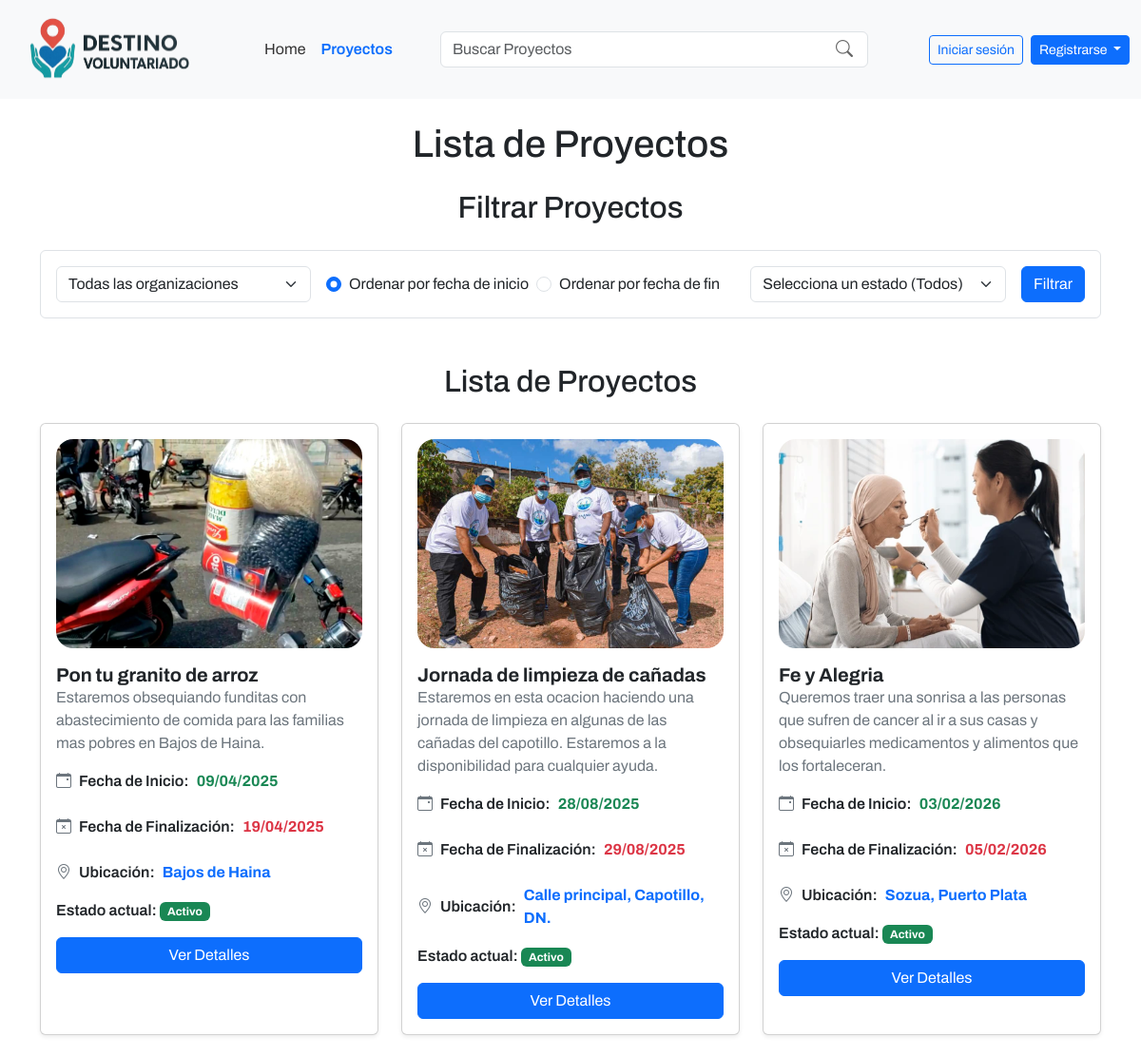
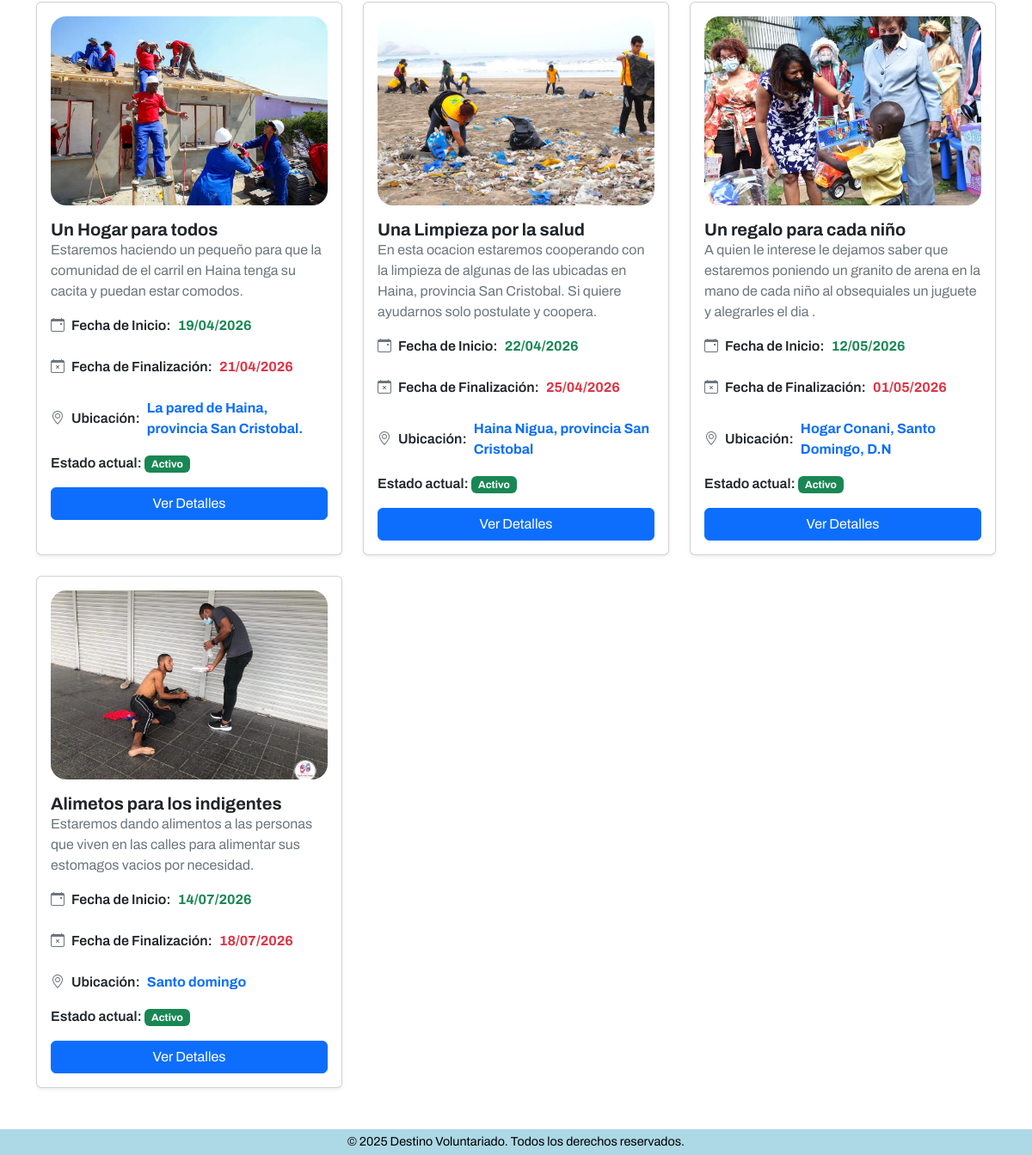
The app's page /proyectos/listar/ with its own data (2 pictures, top to bottom).
### apps/proyectos/models.py (models this page shows, shortened)
class Proyecto(models.Model):
    ESTADOS = [
        ('activo', 'Activo'),
        ('cerrado', 'Cerrado'),
        ('evaluacion', 'En Evaluación'),
        ('finalizado', 'Finalizado'),
        ('cancelado', 'Cancelado'),
        ('reactivado', 'Reactivado'),
    ]
    organizacion = models.ForeignKey(Organizacion, on_delete=models.CASCADE)
    title = models.CharField(max_length=255)
    description = models.TextField()
    location = models.CharField(max_length=255)
    image = models.ImageField(upload_to='proyectos/', blank=True, null=True)
    start_date = models.DateField()
    end_date = models.DateField()
    status = models.CharField(max_length=20, choices=ESTADOS, default='activo')

### apps/proyectos/views.py (the view)
# urls.py: path('listar/', listar_proyectos, name='listar_proyectos'),
def listar_proyectos(request):
    proyectos = Proyecto.objects.all()
    organizaciones = Organizacion.objects.filter(proyecto__isnull=False).distinct()
    user = request.user
    postulaciones = Postulacion.objects.all()
    organizacion_id = request.GET.get('organizacion')
    if organizacion_id and organizacion_id != 'todas':
        proyectos = proyectos.filter(organizacion_id=organizacion_id)
    estado = request.GET.get('estado')
    if estado:
        proyectos = proyectos.filter(status=estado)
    ordenar = request.GET.get('ordenar', 'fecha-inicio')
    if ordenar == 'fecha-inicio':
        proyectos = proyectos.order_by('start_date')
    elif ordenar == 'fecha-fin':
        proyectos = proyectos.order_by('end_date')
    return render(request, 'proyectos/listado_proyectos.html',
                  {
                      'proyectos': proyectos,
                      'user': user,
                      'postulaciones': postulaciones,
                      'organizaciones': organizaciones
                  })

### templates/proyectos/listado_proyectos.html (shortened to what this page needs)
{% extends '../components/base.html' %}
{% block template %}
    {% include '../components/navbar.html' %}
    <div class="content-wrapper">
    <div class="container my-4">
        <h1 class="text-center mb-4">Lista de Proyectos</h1>
        <h2 class="text-center mb-4">Filtrar Proyectos</h2>
        <form id="filtro-proyectos" class="mb-4 p-3 border rounded">
            <div class="d-flex flex-wrap align-items-center gap-3">
                <div class="flex-fill" style="min-width:220px;">
                    <select class="form-select" aria-label="Filtrar por organización" name="organizacion">
                        <option value="todas">Todas las organizaciones</option>
                    </select>
                </div>
                <div class="d-flex align-items-center" style="min-width:260px;">
                    <div class="form-check form-check-inline mb-0 me-2">
                        <input class="form-check-input" type="radio" name="ordenar" id="ordenar-fecha-inicio" value="fecha-inicio" {% if request.GET.ordenar == "fecha-inicio" or not request.GET.ordenar %}checked{% endif %}>
                        <label class="form-check-label" for="ordenar-fecha-inicio">Ordenar por fecha de inicio</label>
                    </div>
                    <div class="form-check form-check-inline mb-0">
                        <input class="form-check-input" type="radio" name="ordenar" id="ordenar-fecha-fin" value="fecha-fin" {% if request.GET.ordenar == "fecha-fin" %}checked{% endif %}>
                        <label class="form-check-label" for="ordenar-fecha-fin">Ordenar por fecha de fin</label>
                    </div>
                </div>
                <div class="flex-fill" style="min-width:220px;">
                    <select class="form-select" name="estado" aria-label="Filtrar por estado">
                        <option value="">Selecciona un estado (Todos)</option>
                    </select>
                </div>
                <div class="ms-auto">
                    <button type="submit" class="btn btn-primary">Filtrar</button>
                </div>
            </div>
        </form>
    </div>
    <h2 class="text-center mb-4">Lista de Proyectos</h2>
    <div class="container">
        <div class="row">
            <div class="container mb-5">
                <div class="row row-cols-1 row-cols-md-2 row-cols-lg-3 g-4" id="proyectos-grid">
                    {% include 'proyectos/listar_proyectos.html' %}
                </div>
            </div>
        </div>
    </div>
    </div>
{% include '../components/footer.html' %}
{% endblock %}

### templates/proyectos/listar_proyectos.html (shortened to what this page needs)
{% load dict_filters %}
{% if proyectos %}
        {% for proyecto in proyectos %}
        <div class="col">
        {% if forloop.last and proyectos.has_next %}
        <div class="card h-100 shadow-sm"
          hx-trigger="revealed"
          hx-get="{{ pagination_url }}?page={{ proyectos.number|add:1 }}"
          hx-target="#proyectos-grid"
        <div class="card h-100 shadow-lg border-0 p-2" style="border-radius: 20px;">
        {% else %}
        <div class="card h-100 shadow-sm">
        {% endif %}
          <div class="card-body">
            <div style="position:relative;">
              {% if proyecto.image %}
                <img src="{{ proyecto.image.url }}" alt="Imagen del proyecto" class="w-100 mb-3" style="height: 220px; object-fit: cover; border-radius: 18px;">
              {% else %}
                <img src="/static/images/ocean.jpg" alt="Imagen del proyecto" class="w-100 mb-3" style="height: 220px; object-fit: cover; border-radius: 18px;">
              {% endif %}
            </div>
            <div class="card-body p-0">
              <h4 class="fw-bold mb-0" style="font-size:1.25rem;">{{ proyecto.title }}</h4>
              <p class="text-secondary mb-3" style="font-size:1.0rem;">{{ proyecto.description }}</p>
              <div class="d-flex flex-wrap gap-4 mb-3">
                <div class="d-flex align-items-center gap-2">
                  <i class="bi bi-calendar-event text-secondary"></i>
                  <span class="fw-semibold">Fecha de Inicio:</span>
                  <span class="fw-bold text-success">{{ proyecto.start_date|date:"d/m/Y" }}</span>
                </div>
                <div class="d-flex align-items-center gap-2">
                  <i class="bi bi-calendar-x text-secondary"></i>
                  <span class="fw-semibold">Fecha de Finalización:</span>
                  <span class="fw-bold text-danger">{{ proyecto.end_date|date:"d/m/Y" }}</span>
                </div>
                <div class="d-flex align-items-center gap-2">
                  <i class="bi bi-geo-alt text-secondary"></i>
                  <span class="fw-semibold">Ubicación:</span>
                  <a href="#" class="fw-bold text-primary text-decoration-none">{{ proyecto.location }}</a>
                </div>
              </div>
              <div class="mb-3">
                <span class="fw-semibold">Estado actual:</span>
                {% if proyecto.status == 'activo' %}
                  <span class="badge bg-success">Activo</span>
                {% else %}
                  <span class="badge bg-secondary">Inactivo</span>
                {% endif %}
              </div>
              <div class="d-flex gap-2 mt-2">
                <a href="{% url 'detalle_proyecto' proyecto.id %}" class="btn btn-primary flex-fill">Ver Detalles</a>
              </div>
            </div>
          </div>
        </div>
      </div>
        {% endfor %}
{% else %}
<p>No hay proyectos disponibles.</p>
{% endif %}

### static/css/main.css (style rules this page uses)
html, body { font-family: 'Archivo', sans-serif; }

### templates/proyectos/listado_proyectos.html (style rules this page uses)
body { background: #ffffff; min-height: 100vh; display: flex; flex-direction: column; }
.content-wrapper { flex: 1; display: flex; flex-direction: column; }

### records on screen
Proyecto: image (picture), title "Pon tu granito de arroz", description "Estaremos obsequiando funditas con abastecimiento de comida para las familias mas pobres en Bajos de Haina.", start_date "09/04/2025", end_date "19/04/2025", location "Bajos de Haina", status "Activo"
Proyecto: image (picture), title "Jornada de limpieza de cañadas", description "Estaremos en esta ocacion haciendo una jornada de limpieza en algunas de las cañadas del capotillo. Estaremos a la disponibilidad para cualquier ayuda.", start_date "28/08/2025", end_date "29/08/2025", location "Calle principal, Capotillo, DN.", status "Activo"
Proyecto: image (picture), title "Fe y Alegria", description "Queremos traer una sonrisa a las personas que sufren de cancer al ir a sus casas y obsequiarles medicamentos y alimentos que los fortaleceran.", start_date "03/02/2026", end_date "05/02/2026", location "Sozua, Puerto Plata", status "Activo"
Proyecto: image (picture), title "Un Hogar para todos", description "Estaremos haciendo un pequeño para que la comunidad de el carril en Haina tenga su cacita y puedan estar comodos.", start_date "19/04/2026", end_date "21/04/2026", location "La pared de Haina, provincia San Cristobal.", status "Activo"
Proyecto: image (picture), title "Una Limpieza por la salud", description "En esta ocacion estaremos cooperando con la limpieza de algunas de las ubicadas en Haina, provincia San Cristobal. Si quiere ayudarnos solo postulate y coopera.", start_date "22/04/2026", end_date "25/04/2026", location "Haina Nigua, provincia San Cristobal", status "Activo"
Proyecto: image (picture), title "Un regalo para cada niño", description "A quien le interese le dejamos saber que estaremos poniendo un granito de arena en la mano de cada niño al obsequiales un juguete y alegrarles el dia .", start_date "12/05/2026", end_date "01/05/2026", location "Hogar Conani, Santo Domingo, D.N", status "Activo"
Proyecto: image (picture), title "Alimetos para los indigentes", description "Estaremos dando alimentos a las personas que viven en las calles para alimentar sus estomagos vacios por necesidad.", start_date "14/07/2026", end_date "18/07/2026", location "Santo domingo", status "Activo"
